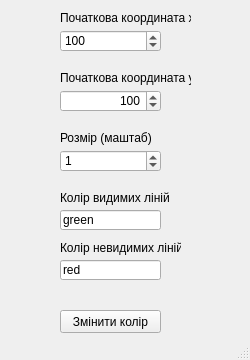
<?xml version="1.0" encoding="UTF-8"?>
<ui version="4.0">
 <class>MainWindow</class>
 <widget class="QMainWindow" name="MainWindow">
  <property name="geometry">
   <rect>
    <x>0</x>
    <y>0</y>
    <width>250</width>
    <height>360</height>
   </rect>
  </property>
  <property name="windowTitle">
   <string>Панель керування</string>
  </property>
  <widget class="QWidget" name="centralwidget">
   <widget class="QSpinBox" name="spinBox">
    <property name="geometry">
     <rect>
      <x>60</x>
      <y>30</y>
      <width>101</width>
      <height>22</height>
     </rect>
    </property>
    <property name="maximum">
     <number>500</number>
    </property>
    <property name="value">
     <number>100</number>
    </property>
   </widget>
   <widget class="QSpinBox" name="spinBox_2">
    <property name="geometry">
     <rect>
      <x>60</x>
      <y>90</y>
      <width>101</width>
      <height>22</height>
     </rect>
    </property>
    <property name="alignment">
     <set>Qt::AlignRight|Qt::AlignTrailing|Qt::AlignVCenter</set>
    </property>
    <property name="maximum">
     <number>500</number>
    </property>
    <property name="value">
     <number>100</number>
    </property>
   </widget>
   <widget class="QSpinBox" name="spinBox_3">
    <property name="geometry">
     <rect>
      <x>60</x>
      <y>150</y>
      <width>101</width>
      <height>22</height>
     </rect>
    </property>
    <property name="maximum">
     <number>5</number>
    </property>
    <property name="value">
     <number>1</number>
    </property>
   </widget>
   <widget class="QLineEdit" name="lineEdit">
    <property name="geometry">
     <rect>
      <x>60</x>
      <y>210</y>
      <width>101</width>
      <height>20</height>
     </rect>
    </property>
    <property name="text">
     <string>green</string>
    </property>
   </widget>
   <widget class="QLineEdit" name="lineEdit_2">
    <property name="geometry">
     <rect>
      <x>60</x>
      <y>260</y>
      <width>101</width>
      <height>20</height>
     </rect>
    </property>
    <property name="text">
     <string>red</string>
    </property>
   </widget>
   <widget class="QPushButton" name="pushButton">
    <property name="geometry">
     <rect>
      <x>60</x>
      <y>310</y>
      <width>101</width>
      <height>23</height>
     </rect>
    </property>
    <property name="text">
     <string>Змінити колір</string>
    </property>
   </widget>
   <widget class="QLabel" name="label">
    <property name="geometry">
     <rect>
      <x>60</x>
      <y>10</y>
      <width>131</width>
      <height>16</height>
     </rect>
    </property>
    <property name="text">
     <string>Початкова координата х</string>
    </property>
    <property name="textFormat">
     <enum>Qt::AutoText</enum>
    </property>
   </widget>
   <widget class="QLabel" name="label_2">
    <property name="geometry">
     <rect>
      <x>60</x>
      <y>70</y>
      <width>131</width>
      <height>16</height>
     </rect>
    </property>
    <property name="text">
     <string>Початкова координата y</string>
    </property>
   </widget>
   <widget class="QLabel" name="label_3">
    <property name="geometry">
     <rect>
      <x>60</x>
      <y>130</y>
      <width>121</width>
      <height>16</height>
     </rect>
    </property>
    <property name="text">
     <string>Розмір (маштаб)</string>
    </property>
   </widget>
   <widget class="QLabel" name="label_4">
    <property name="geometry">
     <rect>
      <x>60</x>
      <y>190</y>
      <width>121</width>
      <height>16</height>
     </rect>
    </property>
    <property name="text">
     <string>Колір видимих ліній</string>
    </property>
   </widget>
   <widget class="QLabel" name="label_5">
    <property name="geometry">
     <rect>
      <x>60</x>
      <y>240</y>
      <width>121</width>
      <height>16</height>
     </rect>
    </property>
    <property name="text">
     <string>Колір невидимих ліній</string>
    </property>
   </widget>
  </widget>
  <widget class="QStatusBar" name="statusbar"/>
 </widget>
 <resources/>
 <connections/>
</ui>
